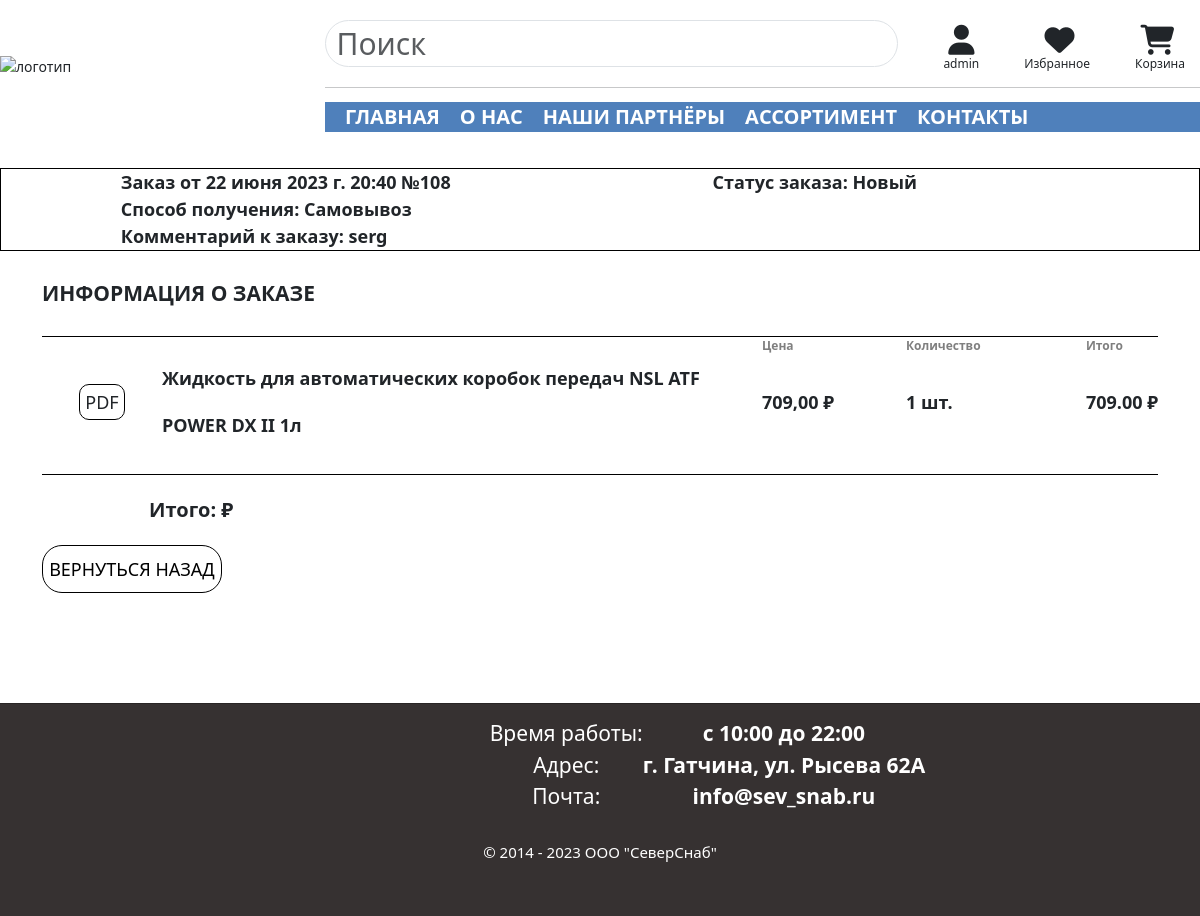
Screenshot of /account/order/108/ (signed in) with the database file from the repository.
### orders/models.py (models this page shows, shortened)
class Order(models.Model):
    status = models.CharField('Статус', max_length=20, choices=STATUS_CHOICES, default='new')
    user = models.ForeignKey(User, on_delete=models.CASCADE, null=True)
    type = models.CharField('Тип клиента', max_length=200, null=True)
    full_name = models.CharField('Ф.И.О.', max_length=200, null=True)
    phone = models.CharField('Телефон', max_length=200, null=True)
    email = models.EmailField('Email', null=True)
    address = models.CharField('Адрес', max_length=250, blank=True)
    postal_code = models.CharField('Почтовый индекс', max_length=20)
    way_to_get = models.CharField('Способ получения', max_length=200, null=True, blank=True)
    comment = models.TextField('Комментарий', null=True, blank=True)
    created = models.DateTimeField('Создано',auto_now_add=True)
    updated = models.DateTimeField('Обновлено', auto_now=True)
    paid = models.BooleanField('Оплачено', default=False)
    manager_status = models.BooleanField('Рассмотрено', default=False, blank=False)

class OrderItem(models.Model):
    order = models.ForeignKey(Order, related_name='items', on_delete=models.CASCADE)
    product = models.ForeignKey(Product, related_name='order_items', on_delete=models.CASCADE)
    price = models.DecimalField('Цена', max_digits=10, decimal_places=2)
    quantity = models.PositiveIntegerField('Кол-во', default=1)

### shop/models.py (models this page shows, shortened)
class Product(models.Model):
    code = models.CharField(max_length=100, primary_key=True, default=0, db_index=True)
    vendor_code = models.CharField(max_length=100, unique=True, null=True, blank=True, db_index=True)
    brand = models.ForeignKey(Brand, on_delete=models.CASCADE, null=True)
    name_m = models.CharField(max_length=200, null=True, db_index=True)
    name = models.CharField(max_length=200, db_index=True)
    visual_name = models.CharField(max_length=200, null=True, blank=True)
    category = models.ManyToManyField(Category)
    oiltype = models.ForeignKey(OilType, on_delete=models.CASCADE, blank=True, null=True, default='-')
    viscosity = models.ManyToManyField(Viscosity, blank=True, null=True, default='-')
    compound = models.ForeignKey(Compound, on_delete=models.CASCADE, blank=True, null=True, default='-')
    fuel = models.ManyToManyField(Fuel, blank=True, default='-')
    transmission = models.ManyToManyField(Transmission, blank=True, default='-')
    volume = models.IntegerField(null=True, blank=True, default='-')
    related_products = models.ManyToManyField('self', blank=True)
    description = models.TextField(null=True, blank=True, default='-')
    stock = models.PositiveIntegerField(default=0)
    price = models.DecimalField(max_digits=10, decimal_places=2)
    available = models.BooleanField(default=True)
    security_pasport = models.CharField(max_length=300, null=True, blank=True)
    tech_desc = models.CharField(max_length=300, null=True, blank=True)
    is_favorite = models.BooleanField(default=False)
    img = ProcessedImageField(upload_to='shop/img/products',
                              processors=[ResizeToFit(245.69, 317.97)],
                              options={'quality': 90},null=True, blank=True)

### account/views.py (the view)
# urls.py: path('order/<int:order_id>/', views.order_detail, name='order-detail'),
def order_detail(request, order_id: int):
    order = get_object_or_404(models.Order, id=order_id)
    if order.user != request.user:
        return redirect('login')
    data = {
        'order': order,
    }
    return render(request, 'orders/order/order_detail.html', data)

### cart/cart.py (called while the page is built)
    def __len__(self):
        return sum(item['quantity'] for item in self.cart.values())

### cart/context_processors.py (called while the page is built)
def cart(request):
    return {'cart': Cart(request)}

### orders/templates/orders/order/order_detail.html (shortened to what this page needs)
{% extends 'shop/base.html' %}
{% load static %}
{% block content %}
    <div class="order_detail_container">
        <div class="order_detail_body">
            <div class="order_detail_table_frame">
                <div class="order_detail_table_body">
                    <table class="order_detail_table">
                        <tbody>
                        <tr>
                            <td>Заказ от {{ order.created }} №{{ order.id }}</td>
                            <td>Статус заказа: {{ order.get_status_display }}</td>
                        </tr>
                        <tr>
                            <td>Способ получения: {{ order.way_to_get }}</td>
                        </tr>
                        <tr>
                            <td>Комментарий к заказу: {% if not order.comment %}Нет{% else %}{{ order.comment }}{% endif %}</td>
                        </tr>
                        </tbody>
                    </table>
                </div>
            </div>
            <div class="order_info_frame">
                <div class="order_info_body">
                    <div class="order_info_content">
                        <h1>Информация о заказе</h1>
                        {% for item in order.items.all %}
                            <table class="order_goods_table">
                                <thead>
                                <tr>
                                    <th></th>
                                    <th></th>
                                    <th>Цена</th>
                                    <th>Количество</th>
                                    <th>Итого</th>
                                </tr>
                                </thead>
                                <tbody>
                                <tr>
                                    <td><a href="{{ item.product.tech_desc }}">PDF</a></td>
                                    <td>{{ item.product.name }}</td>
                                    <td>{{ item.price }} &#8381</td>
                                    <td>{{ item.quantity }} шт.</td>
                                    <td class="total-price"></td>
                                </tr>
                                </tbody>
                            </table>
                        {% endfor %}
                        <p id="summ">Итого: {{ order.get_total_cost }} &#8381</p>
                        <button id="back" onclick="window.location.href='{% url 'dashboard' %}'" >Вернуться назад</button>
                    </div>
                </div>
            </div>
        </div>
    </div>
{% endblock %}

### shop/templates/shop/base.html (shortened to what this page needs)
{% load static %}
<!DOCTYPE html>
<html lang="en">
    <head>
        <link rel="stylesheet" href="{% static 'shop/css/reset.css' %}">
        <link rel="stylesheet" href="{% static 'shop/css/bootstrap.min.css' %}">
        <link rel="stylesheet" href="{% static 'shop/css/style.css' %}">
        <link rel="stylesheet"
              href="https://cdn.jsdelivr.net/npm/@fortawesome/fontawesome-free@6.2.1/css/fontawesome.min.css"
>
        <link rel="stylesheet"
              href="https://cdnjs.cloudflare.com/ajax/libs/animate.css/4.1.1/animate.min.css" />
    </head>
    <header class="pc">
        <div class="header-body">
            <div class="logo">
                <a href="{% url 'assortment' %}">
                    <img src="{% static 'shop/img/logo.svg' %}" alt="логотип">
                </a>
            </div>
            <div class="nav">
                <div class="search">
                    <div class="search_block">
                        <form action="{% url 'search' %}" , method="get" class="form-horizontal">
                            <input type="search" placeholder="Поиск" name="q" class="form-control">
                        </form>
                    </div>
                    <div class="buttons_block">
                        <div class="buttons">
                            <div class="login">
                                <div class="login-icon">
                                    <a href="{% url 'dashboard' %}" class="pc-icon">
                                        <i class="fa-solid fa-user"></i>
                                    </a>
                                    <span class="login-label">
                                        {% if request.user.is_authenticated %}
                                            {{ request.user.username }}
                                        {% else %}
                                            <a href="{% url 'login' %}">Вход</a>
                                        {% endif %}
                                    </span>
                                </div>
                            </div>
                            <div class="favorite">
                                <div class="favorite-icon">
                                    <a href="{% url 'dashboard' %}" class="pc-icon">
                                        <i class="fa-solid fa-heart"></i>
                                    </a>
                                    <div class="favorite-label">Избранное</div>
                                </div>
                            </div>
                            <div class="cart">
                                {% with total_items=cart|length %}
                                    <div class="cart-icon">
                                        <a href="{% url 'cart-detail' %}" class="pc-icon">
                                            <i class="fa fa-shopping-cart"></i>
                                        </a>
                                        <div class="cart-label">Корзина</div>
                                    </div>
                                {% endwith %}
                            </div>
                        </div>
                    </div>
                </div>
                <hr>
                <nav class="navbar navbar-expand-lg navbar-light ">
                    <div class="collapse navbar-collapse" id="navbarNav">
                        <ul class="navbar-nav mr-auto">
                            <li class="nav-item">
                                <a href="{% url 'main' %}">главная</a>
                            </li>
                            <li class="nav-item">
                                <a href="{% url 'about' %}">о нас</a>
                            </li>
                            <li class="nav-item">
                                <a href="{% url 'partners' %}">наши партнёры</a>
                            </li>
                            <li class="nav-item">
                                <a href="{% url 'assortment' %}">ассортимент</a>
                            </li>
                            <li class="nav-item">
                                <a href="{% url 'contacts' %}">контакты</a>
                            </li>
                        </ul>
                    </div>
                </nav>
            </div>
        </div>
    </header>
    <div class="art_margin"></div>
<body>
    <div class="main-content">
        {% block content %}{% endblock %}
    </div>
</body>
<footer>
    <hr>
    <div class="footer-body">
        <div class="footer-second-floor">
            <div class="footer-timetable">
                <table>
                    <tbody>
                        <tr>
                            <td>Время работы:</td>
                            <td>с 10:00 до 22:00</td>
                        </tr>
                        <tr>
                            <td>Адрес:</td>
                            <td>г. Гатчина, ул. Рысева 62А</td>
                        </tr>
                        <tr>
                            <td>Почта:</td>
                            <td>
                                <a href="mailto: info@sev_snab.ru">info@sev_snab.ru</a>
                            </td>
                        </tr>
                    </tbody>
                </table>
            </div>
        </div>
    </div>
    <div class="underfooter_container">
        <div class="underfooter_body">
            <div class="underfooter">
                <h3>&#169 2014 - 2023 ООО "СеверСнаб"</h3>
            </div>
        </div>
    </div>
</footer>
</html>

### rows the page displays
Order: created "22 июня 2023 г. 20:40", id "108", status "Новый", way_to_get "Самовывоз", comment "serg"
OrderItem: product.name "Жидкость для автоматических коробок передач NSL ATF POWER DX II 1л", price "709,00", quantity "1"

### other values shown
{{ request.user.username }} "admin"
